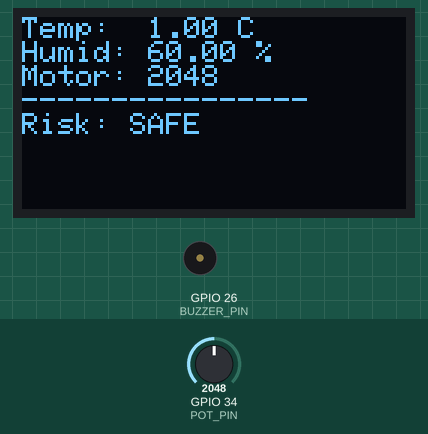
Recording of a program running on a simulated ESP32. Shown: 128×64 one-colour display, buzzer (waves = sounding, pin HIGH). The inputs (shaded band) are chosen by the test bench; at power-on: GPIO 34 (POT_PIN) = 2048.

Above: at 1.3 s.
1.4 s: GPIO 34 (POT_PIN) set to 2866
At 2.6 s:
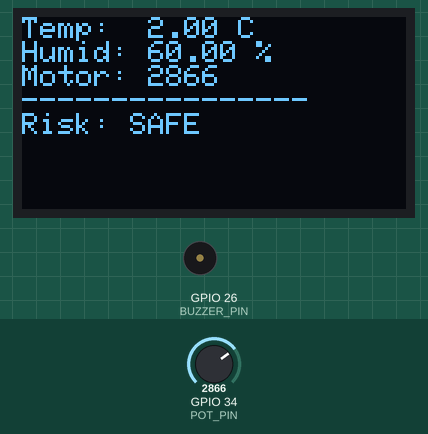
4.5 s: GPIO 34 (POT_PIN) set to 3603
At 7.1 s:
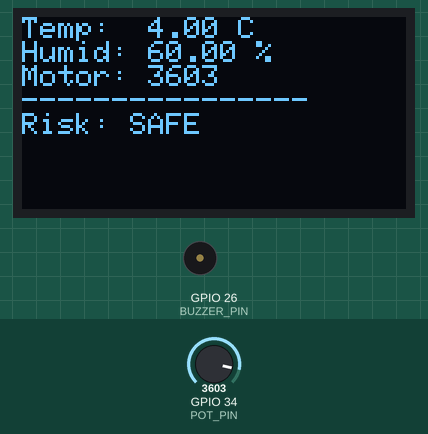
7.6 s: GPIO 34 (POT_PIN) set to 4095
At 59.1 s:
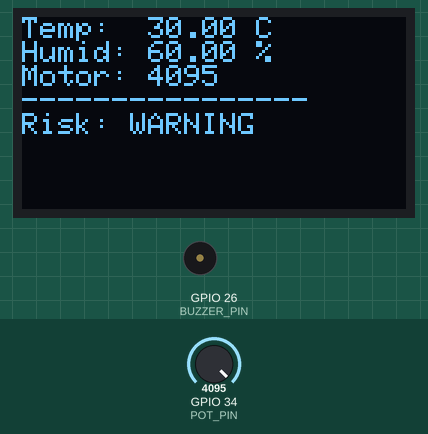
Timing chart, 0 to 60.6 s (numbered marks = the images above; inputs shaded):
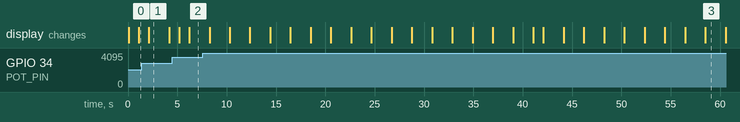

The program:

main.cpp
```cpp
#include <Arduino.h> //core functions
#include <DHT.h> // DHT sensor library
#include <Wire.h> // I2C library
#include <Adafruit_GFX.h> // Graphics library
#include <Adafruit_SSD1306.h> // OLED display library

// Pin definitions
#define DHTPIN 15
#define DHTTYPE DHT22
#define POT_PIN 34
#define BUZZER_PIN 26

// OLED setup
#define SCREEN_WIDTH 128
#define SCREEN_HEIGHT 64
Adafruit_SSD1306 display(SCREEN_WIDTH, SCREEN_HEIGHT, &Wire, -1);

DHT dht(DHTPIN, DHTTYPE);

// Shared variables
float batteryTemp = 0; //temp in Celsius
float batteryHumidity = 0; // humidity in percentage
int motorSpeed = 0; //Potentiometer value (0-4095)
int thermalRisk = 0; // 0=SAFE 1=WARNING 2=CRITICAL

// TinyML model — learned thresholds from RandomForest training
// Temperature drives 98.23% of prediction
int predictThermalRisk(float temp, float humidity, int motorSpd) {

  float motorHeat = (motorSpd / 4095.0) * 15.0; // max +15°C contribution
  float effectiveTemp = temp + motorHeat; // temp + heat means harderpush the motor, more the heat builds up in battery

  if (effectiveTemp < 45.0) {
    return 0; // SAFE
  } else if (effectiveTemp < 60.0) {
    if (humidity > 75.0) return 2;
    return 1; // WARNING
  } else {
    return 2; // CRITICAL
  }
}
// Task 1: Read DHT22 battery sensor
void TaskReadBatterySensor(void *pvParameters) {
  while(1) {
    #ifdef WOKWI_SIM
      // Simulate increasing temperature to test AI
      batteryTemp += 1.0;
      if (batteryTemp > 85.0) batteryTemp = 20.0; // reset
      batteryHumidity = 60.0;
    #else
      float t = dht.readTemperature();
      float h = dht.readHumidity();
      if (!isnan(t)) batteryTemp = t;
      if (!isnan(h)) batteryHumidity = h;
    #endif
    vTaskDelay(2000 / portTICK_PERIOD_MS); // convert milliseconds to ticks for FreeRTOS delay function
  }
}

// Task 2: Read motor speed from potentiometer
void TaskReadMotorSpeed(void *pvParameters) {
  while(1) {
    motorSpeed = analogRead(POT_PIN); // read potentiometer value (0-4095)
    vTaskDelay(500 / portTICK_PERIOD_MS);
  }
}

// Task 3: Run TinyML thermal prediction
void TaskRunAI(void *pvParameters) {
  while(1) {
    thermalRisk = predictThermalRisk(batteryTemp, batteryHumidity, motorSpeed);
    vTaskDelay(1000 / portTICK_PERIOD_MS);
  }
}

// Task 4: Update OLED display
void TaskUpdateDisplay(void *pvParameters) {
  while(1) {
    display.clearDisplay();
    display.setTextSize(1);
    display.setTextColor(WHITE);

    display.setCursor(0, 0);
    display.print("Temp:  ");
    display.print(batteryTemp);
    display.println(" C");

    display.print("Humid: ");
    display.print(batteryHumidity);
    display.println(" %");

    display.print("Motor: ");
    display.println(motorSpeed);

    display.println("----------------");
    display.print("Risk: ");

    if(thermalRisk == 0) {
      display.println("SAFE");
      digitalWrite(BUZZER_PIN, LOW);
    } else if(thermalRisk == 1) {
      display.println("WARNING");
      digitalWrite(BUZZER_PIN, LOW);
    } else {
      display.println("CRITICAL!");
      digitalWrite(BUZZER_PIN, HIGH);
    }

    display.display();// send buffer to display
    vTaskDelay(1000 / portTICK_PERIOD_MS);
  }
}

void setup() {
  Serial.begin(115200); //open serial monitor for debugging
  pinMode(BUZZER_PIN, OUTPUT); // buzzer for critical alert
  dht.begin();//start communication with DHT22 sensor

  if(!display.begin(SSD1306_SWITCHCAPVCC, 0x3C)) { //connect OLED to I2C address 0x3C
    Serial.println("OLED not found"); // check wiring
    while(1);
  }

  // Create FreeRTOS tasks with priorities
  xTaskCreate(TaskReadBatterySensor, "Battery Sensor", 2048, NULL, 1, NULL);
  xTaskCreate(TaskReadMotorSpeed,    "Motor Speed",    1024, NULL, 1, NULL);
  xTaskCreate(TaskRunAI,             "TinyML AI",      2048, NULL, 2, NULL);
  xTaskCreate(TaskUpdateDisplay,     "Display",        2048, NULL, 3, NULL);
}

void loop() {
  // FreeRTOS handles everything
}
```

Measured:
- after the input at 4.5 s, the display: first changes after 0.68 s (image 2 shows a later state)
